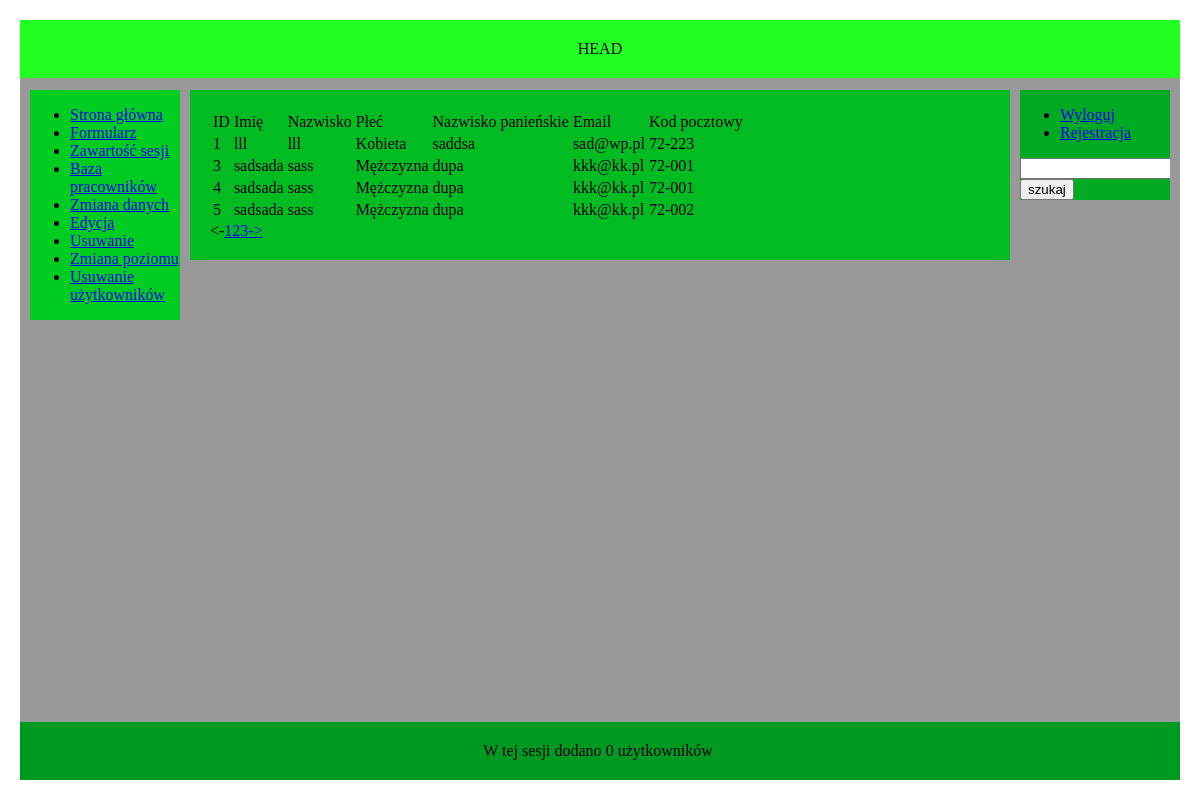
The page /index.php?site=3 (signed in) on the database its author committed.
### tables this page shows
CREATE TABLE `formularz` (
  `id` int(11) NOT NULL AUTO_INCREMENT,
  `imie` varchar(50) NOT NULL,
  `nazwisko` varchar(50) NOT NULL,
  `plec` tinyint(1) NOT NULL,
  `nazw_panienskie` varchar(50) NOT NULL,
  `email` varchar(50) NOT NULL,
  `kod_pocztowy` varchar(6) NOT NULL,
  PRIMARY KEY (`id`)
);

### inc/config.php (called while the page is built, shortened)
<?php
$employees_perPage = 4;

### inc/common.php (called while the page is built, shortened)
<?php
function sanitize_string($string) {
    return mysql_real_escape_string(strip_tags(htmlspecialchars($string)));
}

### sites/baza.php (the view, shortened to what this page needs)
<?php
include_once('inc/common.php');
if (!empty($_GET['page']) && isset($_GET['page']) && is_numeric($_GET['page'])) {
    $page = (int) $_GET['page'];
    if ($page < 1) {
        $page = 1;
    }
}
else {
    $page = 1;
}
$start = ($page - 1) * $employees_perPage;
$SQL = 'SELECT COUNT(*) FROM formularz;';
$wynik1 = mysql_query($SQL);
$num1 = mysql_result($wynik1, 0, 'Count(*)');
$max=ceil($num1/$employees_perPage);
$SQL = 'SELECT * FROM formularz ORDER BY id asc LIMIT '.$start.','.$employees_perPage.';';
$rows = mysql_query($SQL);
?>
    <table>
        <tr>
            <td>ID</td>
            <td>Imię</td>
            <td>Nazwisko</td>
            <td>Płeć</td>
            <td>Nazwisko panieńskie</td>
            <td>Email</td>
            <td>Kod pocztowy</td>
        </tr>
        <?php
        while ($result = mysql_fetch_assoc($rows)) {
            ?>
            <tr>
                <td> <?php echo sanitize_string($result['id']); ?> </td>
                <td> <?php echo sanitize_string($result['imie']); ?></td>
                <td> <?php echo sanitize_string($result['nazwisko']); ?></td>
                <td> <?php if($result['plec']) { echo 'Kobieta'; } else { echo 'Mężczyzna'; }; ?></td>
                <td> <?php echo sanitize_string($result['nazw_panienskie']); ?></td>
                <td> <?php echo sanitize_string($result['email']); ?></td>
                <td> <?php echo sanitize_string($result['kod_pocztowy']); ?></td>
            </tr>
        <?php
            }
        ?>
    </table>
<div id="paging">
<?php
$prev = $page - 1;
$next = $page + 1;
if($prev > 0) {
    echo '<a href="index.php?site=3&page='.$prev.'"><-</a>';
} else {
    echo '<-';
}
for($i=0; $i<$max; $i++)
{
    $tmp = $i + 1;
    echo '<a href="index.php?site=3&page='.$tmp.'">'.$tmp.'</a>';
}
if($next<=$max){
    echo '<a href="index.php?site=3&page='.$next.'">-></a>';
} else {
    echo '->';
}
?>
</div>

### index.php (shortened to what this page needs)
<?php
require_once('inc/config.php');
?>
<!DOCTYPE html
	PUBLIC "-//W3C//DTD XHTML 1.0 Transitional//EN"
	"http://www.w3.org/TR/xhtml1/DTD/xhtml1-transitional.dtd">
<html xmlns="http://www.w3.org/1999/xhtml" xml:lang="pl" lang="pl">
<head>
	<link href="style.css" rel="stylesheet" type="text/css">
</head>
<body>
	<div id="container">
		<div id="header">HEAD</div>
		<div id="content">
			<div id="left">
                <ul>
                    <li>
                        <a href="index.php?site=0">Strona główna</a>
                    </li>
                    <?php
                        if($_SESSION['permission'] >= 1) {
                            echo '  <li>
                                        <a href="index.php?site=1">Formularz</a>
                                    </li>
                                    <li>
                                        <a href="index.php?site=2">Zawartość sesji</a>
                                    </li>
                                    <li>
                                        <a href="index.php?site=3">Baza pracowników</a>
                                    </li>
                                    <li>
                                        <a href="index.php?site=11">Zmiana danych</a>
                                    </li>';
                        }
                        if($_SESSION['permission'] >= 2) {
                            echo '<li>
                                    <a href="index.php?site=5">Edycja</a>
                                  </li>';
                        }
                        if($_SESSION['permission'] >= 3) {
                            echo '<li>
                                    <a href="index.php?site=6">Usuwanie</a>
                                  </li>';
                        }
                        if($_SESSION['permission'] >= 4) {
                            echo '  <li>
                                        <a href="index.php?site=12">Zmiana poziomu</a>
                                    </li>
                                    <li>
                                        <a href="index.php?site=13">Usuwanie użytkowników</a>
                                    </li>';
                        }
                    ?>
                </ul>
			</div>
            <div id="right">
                <ul>
                    <?php if(!$_SESSION['user_id']) {
                        echo '<li>
                                <a href="index.php?site=9">Zaloguj</a>
                              </li>';
                    } else {
                        echo '<li>
                                <a href="index.php?site=14">Wyloguj</a>
                              </li>';
                    }
                    ?>
                    <li>
                        <a href="index.php?site=10">Rejestracja</a>
                    </li>
                </ul>
                <?php
                if($_SESSION['permission'] >= 1) {
                    echo '<form action="index.php?site=4" method="post">
                                <input type="text" maxlength="30" name="zapytanie"/>
                                <input type="submit" value="szukaj" name="szukaj"/>
                          </form>';
                }
                ?>
            </div>
            <div id="footer"><?php
                if($_SESSION['user_id']) {
                    echo "W tej sesji dodano " . count($_SESSION['users']) . " użytkowników";
                } else {
                    echo 'Footer';
                }
                ?>&nbsp;</div>
			<div id="center">
                <?php
                    if(!isset($_GET['site'])) {
                        $site = 0;
                    } else {
                        $site = (int)$_GET['site'];
                    }
                    switch ($site) {
                        case 3:
                            include_once('sites/baza.php');
                            break;
                    }
                ?>
			</div>
		</div>
	</div>
</body>
</html>

### style.css (style rules this page uses)
#container { background-color: #999999; position: absolute; top: 20px; right: 20px; left: 20px; bottom: 20px; min-width: 750px; min-height: 400px; }
#header { position: absolute; top: 0; left: 0; right: 0; background-color: #22FF22; padding: 20px; text-align: center; }
#left { position: absolute; left: 10px; top: 70px; overflow: hidden; width: 150px; border: 10px; background-color: #00CC22; }
#center { position: absolute; top: 70px; left: 170px; right: 170px; min-width: 350px; background-color: #00BB22; padding: 20px; }
#right { position: absolute; right: 10px; top: 70px; overflow: hidden; width: 150px; border: 10px; background-color: #00AA22; }
#footer { position: absolute; bottom: 0; left: 0; right: 0; background-color: #009922; padding: 20px; text-align: center; }

### rows shown on the page
formularz: id "1", imie "lll", nazwisko "lll", plec "Kobieta", nazw_panienskie "saddsa", email "sad@wp.pl", kod_pocztowy "72-223"
formularz: id "3", imie "sadsada", nazwisko "sass", plec "Mężczyzna", nazw_panienskie "dupa", email "kkk@kk.pl", kod_pocztowy "72-001"
formularz: id "4", imie "sadsada", nazwisko "sass", plec "Mężczyzna", nazw_panienskie "dupa", email "kkk@kk.pl", kod_pocztowy "72-001"
formularz: id "5", imie "sadsada", nazwisko "sass", plec "Mężczyzna", nazw_panienskie "dupa", email "kkk@kk.pl", kod_pocztowy "72-002"

### other values the page prints
count($_SESSION['users']) "0"
$tmp "1"
$tmp "2"
$tmp "3"
